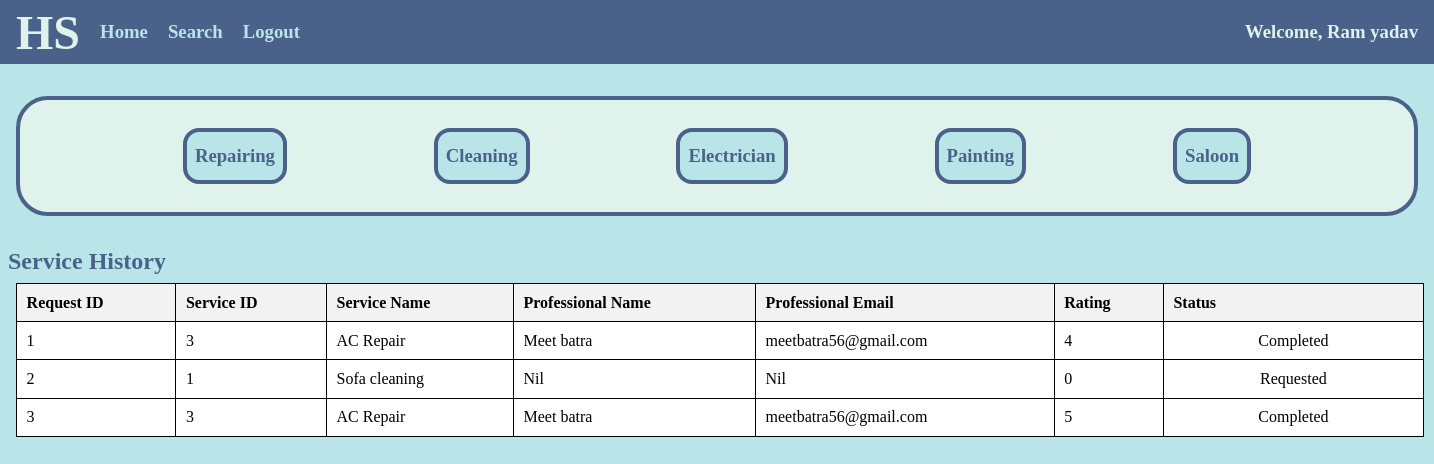
Page /customer/1/home on the committed database.
### app.py (models this page shows)
class Customer(db.Model):
    __tablename__="customers"
    id = db.Column(db.Integer, primary_key=True, autoincrement=True)
    name = db.Column(db.String, nullable=False)
    email = db.Column(db.String, unique=True, nullable=False)
    passw = db.Column(db.String, nullable=False)
    address = db.Column(db.String)
    pincode = db.Column(db.String, nullable=False)
    status = db.Column(db.String, nullable=False)

class Service_Request(db.Model):
    __tablename__="service_requests"
    id = db.Column(db.Integer, primary_key=True, autoincrement=True)
    service_id = db.Column(db.Integer, db.ForeignKey('services.id'), nullable=False)
    cust_id = db.Column(db.Integer, db.ForeignKey('customers.id'), nullable=False)
    prof_id = db.Column(db.Integer, db.ForeignKey('professionals.id'), nullable=False)
    status = db.Column(db.String, nullable=False)
    rating = db.Column(db.Integer, default=0)

class Service(db.Model):
    __tablename__= "services"
    id = db.Column(db.Integer, primary_key=True, autoincrement=True)
    name = db.Column(db.String, nullable=False)
    type = db.Column(db.String, nullable=False)
    price = db.Column(db.String, nullable=False)
    time_reqd = db.Column(db.String)
    description = db.Column(db.String)

class Professional(db.Model):
    __tablename__="professionals"
    id = db.Column(db.Integer, primary_key=True, autoincrement=True)
    name = db.Column(db.String, nullable=False)
    email = db.Column(db.String, nullable=False, unique=True)
    passw = db.Column(db.String, nullable=False)
    service_id = db.Column(db.Integer, nullable=False)
    service_name = db.Column(db.String, nullable=False)
    experience = db.Column(db.Integer)
    address = db.Column(db.String)
    pincode = db.Column(db.String, nullable=False)
    status = db.Column(db.String, nullable=False)

### app.py (the view)
@app.route('/customer/<int:id>/home')
def customer_home(id):
    cust=Customer.query.filter_by(id=id).first()
    reqs=Service_Request.query.filter_by(cust_id=cust.id).all()
    profs=Professional.query.all()
    services=[]
    for req in reqs:
        flag=False
        service=Service.query.filter_by(id=req.service_id).first()
        for prof in profs:
            if(req.prof_id==prof.id):
                services.append((req,prof,service))
                flag=True
        if(not flag):
            services.append((req,'-',service))
    return render_template('customer_home.html', cust=cust, services=services)

### templates/customer_home.html (shortened to what this page needs)
<!DOCTYPE html>
<html lang="en">
<head>
    <link rel="stylesheet" href="/static/style_admin_prof.css">
</head>
<body>
    {% if cust.status=="Blocked" %}
    <div class="heading">
        <h1>Household Services</h1>
    </div>
    <div class="alert">
        <h1>You are Blocked</h1>
        <a href="/"><button>Go Back</button></a>
    </div>
    {% else %}
    <div class="nav">
        <h1>HS</h1>
        <div class="options">
            <h3><a href="/customer/{{cust.id}}/home">Home</a></h3>
            <h3><a href="/customer/{{cust.id}}/search">Search</a></h3>
            <h3><a href="/">Logout</a></h3>
        </div>
        <div class="greet">
            <h3>Welcome, {{cust.name}}</h3>
        </div>
    </div>
    {% if service %}
        <div class="services">
            <h2>{{service}}</h2>
            {% if packs | length==0 %}
                <div class="msg">
                    <h3>No {{service}} Services</h3>
                </div>
            {% else %}
            <table>
                <tr>
                    <th>S.No</th>
                    <th>Service Name</th>
                    <th>Description</th>
                    <th>Price(INR)</th>
                    <th>Time Required(hrs)</th>
                    <th>Action</th>
                </tr>
                {% for service in packs %}
                    <tr>
                        <td>{{loop.index}}</td>
                        <td>{{service.name}}</td>
                        <td>{{service.description}}</td>
                        <td>{{service.price}}</td>
                        <td>{{service.time_reqd}}</td>
                        <td class="btn">
                            <a href="/{{cust.id}}/service/{{service.id}}"><button>Book</button></a>
                        </td>
                    </tr>
                {% endfor %}
            </table>
            {% endif %}
        </div>
    {% else %}
    <div class="categories">
        <a href="/{{cust.id}}/service/repairing"><div class="repair">
            <h3>Repairing</h3>
        </div></a>
        <a href="/{{cust.id}}/service/cleaning"><div class="clean">
            <h3>Cleaning</h3>
        </div></a>
        <a href="/{{cust.id}}/service/electrician"><div class="elec">
            <h3>Electrician</h3>
        </div></a>
        <a href="/{{cust.id}}/service/painting"><div class="paint">
            <h3>Painting</h3>
        </div></a>
        <a href="/{{cust.id}}/service/saloon"><div class="saloon">
            <h3>Saloon</h3>
        </div></a>
    </div>
    {% endif %}
    <div class="reqs">
        <h2>Service History</h2>
        {% if services|length==0 %}
            <div class="msg">
                <h3>No Past Requests</h3>
            </div>
        {% else %}
        <table>
            <tr>
                <th>Request ID</th>
                <th>Service ID</th>
                <th>Service Name</th>
                <th>Professional Name</th>
                <th>Professional Email</th>
                <th>Rating</th>
                <th>Status</th>
            </tr>
            {% for req,prof,service in services %}
            <tr>
                <td>{{req.id}}</td>
                <td>{{service.id}}</td>
                <td>{{service.name}}</td>
                {% if prof!="-" %}
                <td>{{prof.name}}</td>
                <td>{{prof.email}}</td>
                {% else %}
                <td>Nil</td>
                <td>Nil</td>
                {% endif %}
                <td>{{req.rating}}</td>
                <td class="btn">
                    {% if req.status=="pending" %}
                        <a href="/{{cust.id}}/close_service/{{req.id}}"><button>Close</button></a>
                    {% elif req.status=="requested" %}
                        Requested
                    {% else %}
                        Completed
                    {% endif %}
                </td>
            </tr>
            {% endfor %}
        </table>
        {% endif %}
    </div>
    {% endif %}
</body>
</html>

### static/style_admin_prof.css (style rules this page uses)
* { margin: 0; padding: 0; }
.nav { height: 4rem; width:100%; display: flex; align-items: center; color: #DFF2EB; background-color: #4A628A; margin-bottom: 2rem; }
h1 { margin-left: 1rem; font-size: 3rem; }
a { text-decoration: none; }
.options a { color: #B9E5E8; }
.options { height: 2rem; width: 15rem; display: flex; align-items: center; justify-content: space-evenly; }
.greet { position: absolute; right:1rem; }
body { background-color: #B9E5E8; }
table { border-collapse: collapse; width: 88rem; margin-left: 1rem; }
th, td { border: 0.1rem solid black; padding: 0.6rem; text-align: left; background-color: white; }
th { background-color: #f2f2f2; }
h2 { color: #4A628A; margin-bottom: 0.5rem; margin-left: 0.5rem; }
.btn { text-align: center; width: 15rem; }
.categories { height: 5rem; border: 0.25rem solid #4A628A; background-color: #DFF2EB; margin-left: 1rem; margin-right: 1rem; margin-bottom: 2rem; border-radius: 2rem; padding: 1rem; display: flex; justify-content: space-evenly; align-items: center; }
.categories div { height: 2rem; border: 0.25rem solid #4A628A; background-color: #B9E5E8; border-radius: 1rem; padding: 0.5rem; display: flex; align-items: center; font-style: normal; color: #4A628A; }

### rows in the picture
Customer: name "Ram yadav"
Service_Request: id "1", id "3", name "AC Repair", name "Meet batra", email "meetbatra56@gmail.com", rating "4", status "Completed"
Service_Request: id "2", id "1", name "Sofa cleaning", shows "Nil", rating "0", status "Requested"
Service_Request: id "3", name "AC Repair", name "Meet batra", email "meetbatra56@gmail.com", rating "5", status "Completed"
